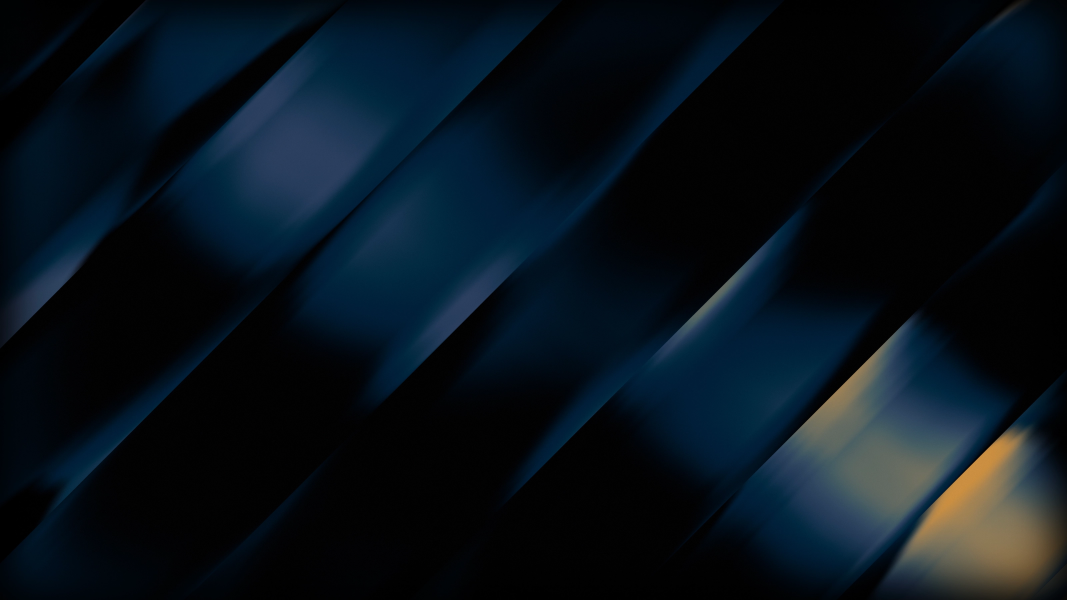
#> input picture src/endpoints/seed/image-hero1.webp, 3200 x 1800 px (shown at 1/3 size)
$ python resize-details.py ../../src/endpoints/seed/image-hero1.webp out.png
#> lines starting #> are read from the running program, lines starting #| are printed output that depends on the picture
#!/usr/bin/env python3
"""Resize a component-detail image to 1200x1200 on Canvas #FAFAF8 background, save as WebP q=90.

Unlike hero images, detail shots are NOT background-removed — they're letterboxed
onto a square Canvas background at 1200x1200 for a tight, consistent gallery grid.
"""
import sys
from pathlib import Path
from PIL import Image

TARGET = 1200
CANVAS_RGB = (250, 250, 248)  # #FAFAF8
QUALITY = 90


def main() -> int:
    if len(sys.argv) != 3:
        print("usage: resize-details.py <input> <output_webp>", file=sys.stderr)
        return 2

    src = Image.open(sys.argv[1]).convert("RGB")
#> src is the input picture: PIL image 3200x1800 RGB; mean R, G, B 8.5, 18.5, 26.7

    # Fit inside TARGET x TARGET preserving aspect ratio
    src.thumbnail((TARGET, TARGET), Image.LANCZOS)
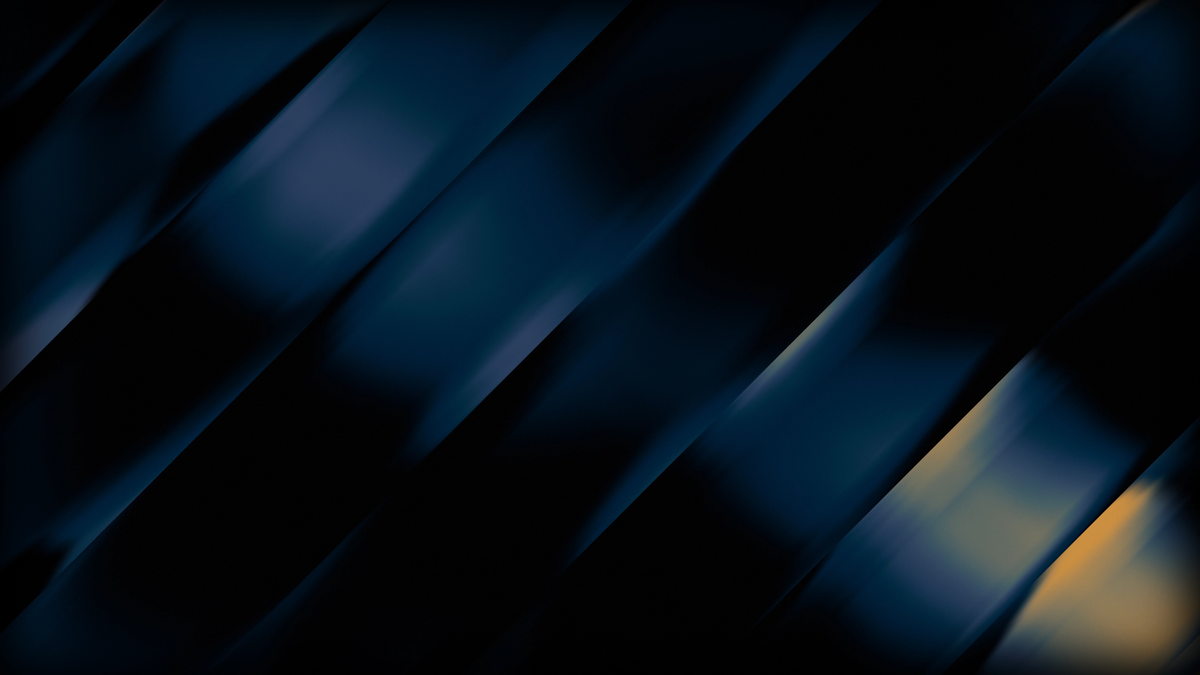
#> src: PIL image 1200x675 RGB; mean R, G, B 8.5, 18.5, 26.7

    # Letterbox onto square Canvas
    canvas = Image.new("RGB", (TARGET, TARGET), CANVAS_RGB)
    offset_x = (TARGET - src.width) // 2
#> offset_x = 0
    offset_y = (TARGET - src.height) // 2
#> offset_y = 262
    canvas.paste(src, (offset_x, offset_y))
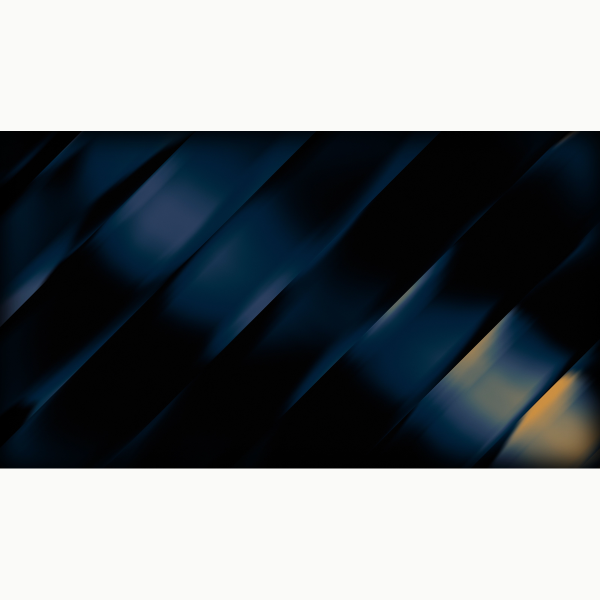
#> canvas: PIL image 1200x1200 RGB (shown at 1/2 size); mean R, G, B 114.2, 119.8, 123.5

    out = Path(sys.argv[2])
    out.parent.mkdir(parents=True, exist_ok=True)
    canvas.save(out, format="WEBP", quality=QUALITY, method=6)
    print(f"ok {TARGET}x{TARGET} {out}")
    return 0


if __name__ == "__main__":
    sys.exit(main())
#> (the program exits here)

$ run again, on src/endpoints/seed/image-post3.webp
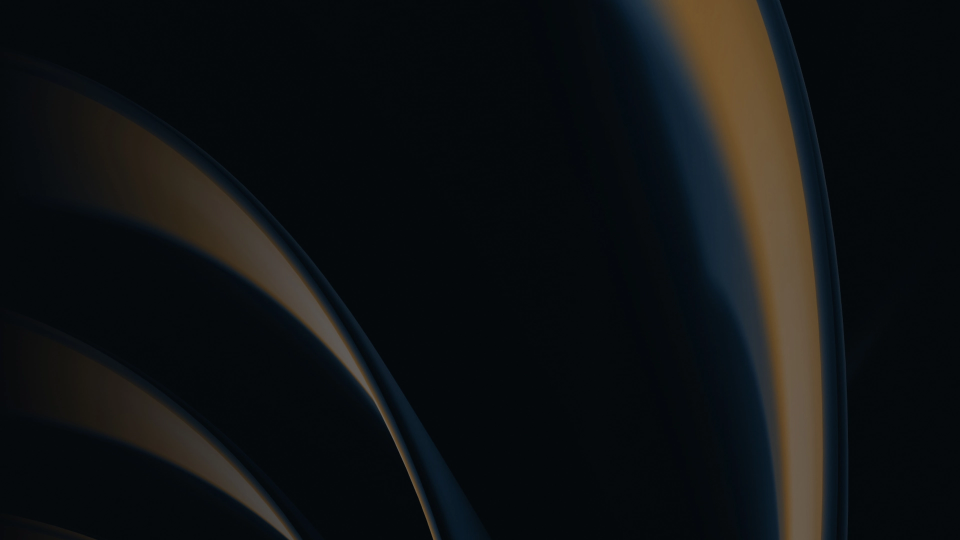
#> input picture src/endpoints/seed/image-post3.webp, 1920 x 1080 px (shown at 1/2 size)
#> in main, src is the input picture: PIL image 1920x1080 RGB; mean R, G, B 15.4, 18, 19.3
#> in main, `src.thumbnail((TARGET, TARGET), Image.LANCZOS)`:
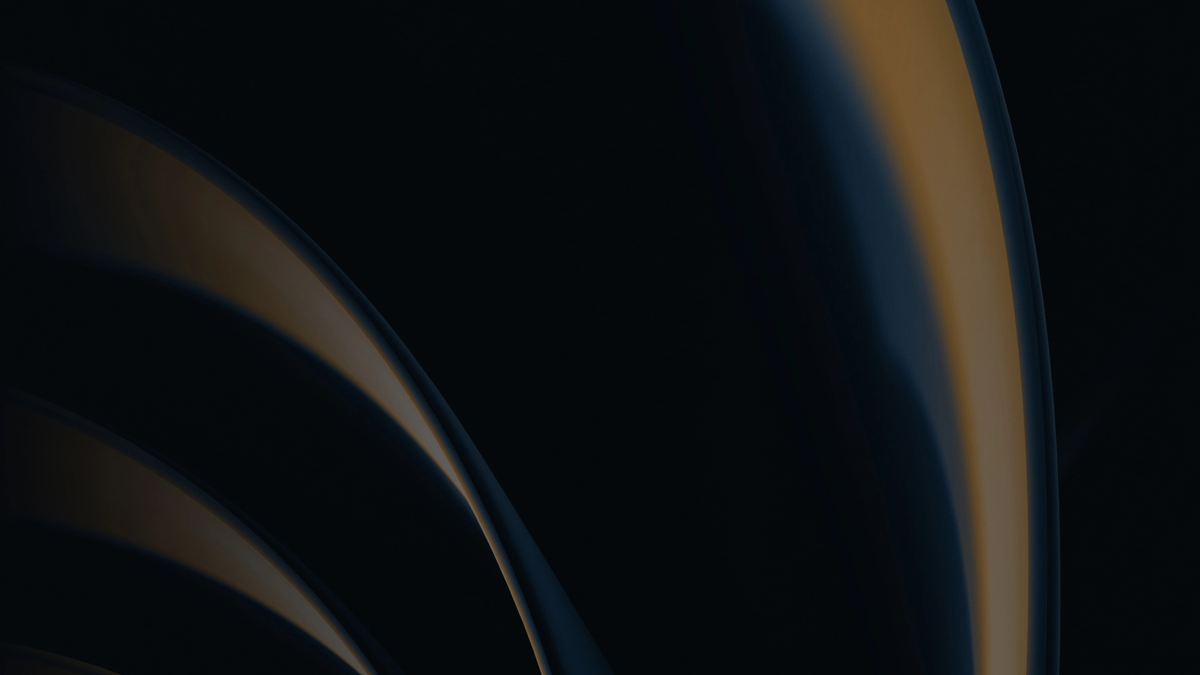
#> src: PIL image 1200x675 RGB; mean R, G, B 15.4, 18, 19.3
#> in main, `canvas.paste(src, (offset_x, offset_y))`:
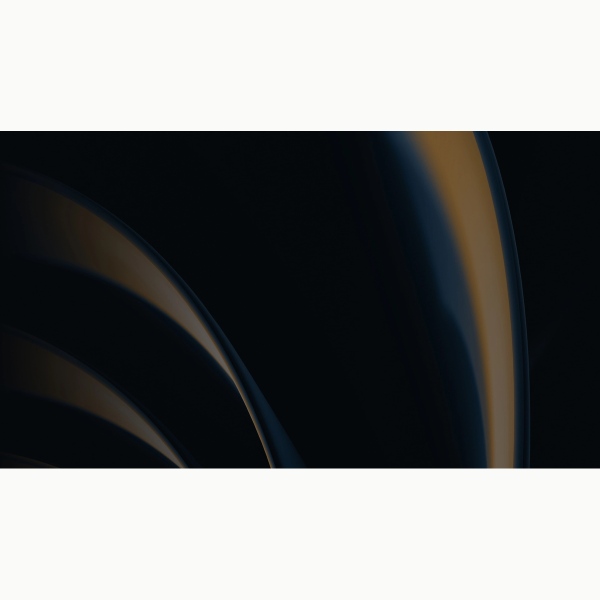
#> canvas: PIL image 1200x1200 RGB (shown at 1/2 size); mean R, G, B 118.1, 119.5, 119.3
